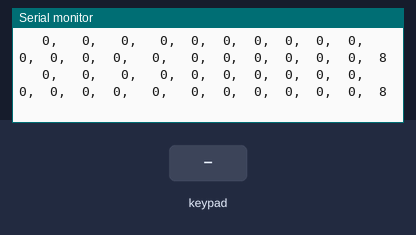
A sketch run on a simulated ESP32. Parts: the last lines printed to the serial monitor. The inputs (shaded band) are chosen by the test bench. Nothing arrives over Bluetooth unless stated.

Above: at 1.2 s.
1.3 s: key 'U' pressed
At 1.33 s:
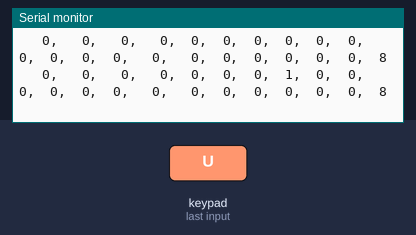
2.8 s: key 'D' pressed
At 2.83 s:
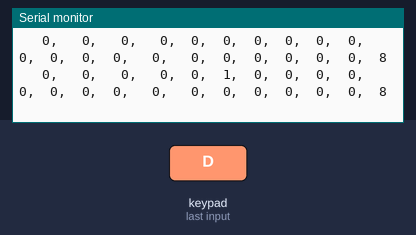

The sketch:

Receive_Data.ino
```cpp
#include <PS4Controller.h>

unsigned long lastTimeStamp = 0;
#define TX_PIN 17  // Chân TX cho UART1 (ESP32 → Vi điều khiển nhận)
#define RX_PIN 16  // Chân RX cho UART1 (ESP32 nhận)

HardwareSerial &serialPort = Serial1;

void notify()
{
  char messageString[200];
  sprintf(messageString, "%4d,%4d,%4d,%4d,%3d,%3d,%3d,%3d,%3d,%3d,%3d,%3d,%3d,%3d,%4d,%4d,%3d,%3d,%3d,%3d,%3d,%3d",
  PS4.LStickX(),
  PS4.LStickY(),
  PS4.RStickX(),
  PS4.RStickY(),
  PS4.Left(),
  PS4.Down(),
  PS4.Right(),
  PS4.Up(),
  PS4.Square(),
  PS4.Cross(),
  PS4.Circle(),
  PS4.Triangle(),
  PS4.L1(),
  PS4.R1(),
  PS4.L2Value(),
  PS4.R2Value(),
  PS4.Share(),
  PS4.Options(),
  PS4.PSButton(),
  PS4.Touchpad(),
  PS4.Charging(),
  PS4.Battery()
  );

  // Chỉ gửi qua UART khi đã qua 20ms để tránh quá tải
  if (millis() - lastTimeStamp > 50)
  {
    serialPort.println(messageString);  // Gửi qua UART1
    Serial.println(messageString);
    lastTimeStamp = millis();
  }
}

void onConnect()
{
  Serial.println("PS4 Connected!");
  serialPort.println("PS4 Connected!");
}

void onDisConnect()
{
  Serial.println("PS4 Disconnected!");
  serialPort.println("PS4 Disconnected!");
}

void setup()
{
  Serial.begin(115200);
  serialPort.begin(115200, SERIAL_8N1, RX_PIN, TX_PIN);  // Cấu hình UART1 với baudrate 115200

  PS4.attach(notify);
  PS4.attachOnConnect(onConnect);
  PS4.attachOnDisconnect(onDisConnect);
  PS4.begin();

  Serial.println("Ready.");
  serialPort.println("Ready.");
}

void loop()
{
  // Không cần xử lý gì vì đã có callback notify()
}
```

Measured:
- after the input at 1.3 s, the serial monitor: prints a new line at once (image 1)
- after the input at 2.8 s, the serial monitor: prints a new line at once (image 2)
